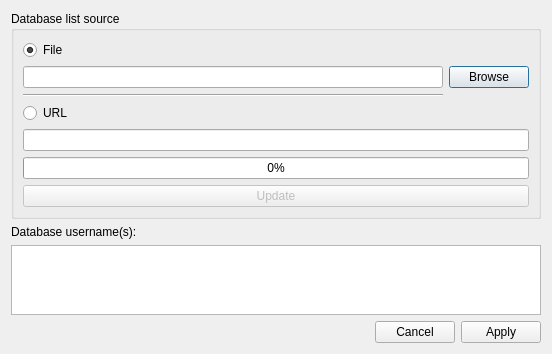
<?xml version="1.0" encoding="UTF-8"?>
<ui version="4.0">
 <class>Config</class>
 <widget class="QDialog" name="Config">
  <property name="geometry">
   <rect>
    <x>0</x>
    <y>0</y>
    <width>552</width>
    <height>344</height>
   </rect>
  </property>
  <property name="windowTitle">
   <string>Dialog</string>
  </property>
  <layout class="QVBoxLayout" name="verticalLayout_2">
   <item>
    <widget class="QGroupBox" name="groupBox">
     <property name="sizePolicy">
      <sizepolicy hsizetype="Preferred" vsizetype="Fixed">
       <horstretch>0</horstretch>
       <verstretch>0</verstretch>
      </sizepolicy>
     </property>
     <property name="title">
      <string>Database list source</string>
     </property>
     <layout class="QGridLayout" name="gridLayout_2">
      <item row="0" column="0">
       <layout class="QGridLayout" name="gridLayout">
        <item row="0" column="0">
         <widget class="QRadioButton" name="fileRadioButton">
          <property name="text">
           <string>File</string>
          </property>
          <property name="checked">
           <bool>true</bool>
          </property>
         </widget>
        </item>
        <item row="3" column="0">
         <widget class="QRadioButton" name="URLRadioButton">
          <property name="text">
           <string>URL</string>
          </property>
         </widget>
        </item>
        <item row="4" column="0" colspan="2">
         <widget class="QLineEdit" name="URLLineEdit">
          <property name="sizeIncrement">
           <size>
            <width>1</width>
            <height>0</height>
           </size>
          </property>
         </widget>
        </item>
        <item row="1" column="1">
         <widget class="QPushButton" name="browsePushButton">
          <property name="sizePolicy">
           <sizepolicy hsizetype="Fixed" vsizetype="Fixed">
            <horstretch>0</horstretch>
            <verstretch>0</verstretch>
           </sizepolicy>
          </property>
          <property name="text">
           <string>Browse</string>
          </property>
         </widget>
        </item>
        <item row="1" column="0">
         <widget class="QLineEdit" name="fileLineEdit">
          <property name="sizePolicy">
           <sizepolicy hsizetype="Expanding" vsizetype="Fixed">
            <horstretch>1</horstretch>
            <verstretch>0</verstretch>
           </sizepolicy>
          </property>
         </widget>
        </item>
        <item row="2" column="0">
         <widget class="Line" name="line">
          <property name="orientation">
           <enum>Qt::Horizontal</enum>
          </property>
         </widget>
        </item>
       </layout>
      </item>
      <item row="2" column="0">
       <widget class="QPushButton" name="updateButton">
        <property name="enabled">
         <bool>false</bool>
        </property>
        <property name="text">
         <string>Update</string>
        </property>
       </widget>
      </item>
      <item row="1" column="0">
       <widget class="QProgressBar" name="progressBar">
        <property name="value">
         <number>0</number>
        </property>
       </widget>
      </item>
     </layout>
    </widget>
   </item>
   <item>
    <widget class="QLabel" name="label">
     <property name="text">
      <string>Database username(s):</string>
     </property>
    </widget>
   </item>
   <item>
    <widget class="QPlainTextEdit" name="usernamesTextEdit"/>
   </item>
   <item>
    <spacer name="verticalSpacer">
     <property name="orientation">
      <enum>Qt::Vertical</enum>
     </property>
     <property name="sizeHint" stdset="0">
      <size>
       <width>20</width>
       <height>40</height>
      </size>
     </property>
    </spacer>
   </item>
   <item>
    <widget class="QDialogButtonBox" name="buttonBox">
     <property name="orientation">
      <enum>Qt::Horizontal</enum>
     </property>
     <property name="standardButtons">
      <set>QDialogButtonBox::Apply|QDialogButtonBox::Cancel</set>
     </property>
    </widget>
   </item>
  </layout>
 </widget>
 <resources/>
 <connections/>
</ui>
